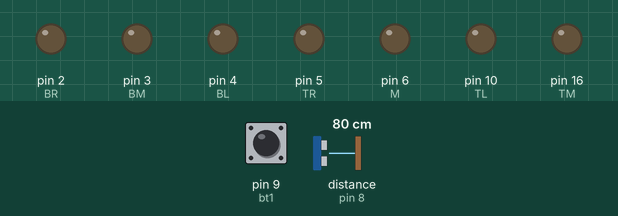
Bench run of a sketch on a simulated Arduino Uno, built with avr-gcc and run on an emulated ATmega328P. Parts: output pins drawn as LEDs (lit = HIGH). Wiring (inferred from the names in the program): ultrasonic range finder: trigger pin 7; echo pin 8. Dashed ring = blinking. The test bench sets the inputs (shaded band); at power-on: distance to the obstacle (sensor on pin 8) 80 cm, pin 9 (bt1) HIGH. The echo pulse lasts 58.3 µs per cm; pins used as bus, display or sensor lines are not drawn.

Above: at 1.2 s.
1.3 s: distance to the obstacle (sensor on pin 8) set to 30 cm
2.8 s: distance to the obstacle (sensor on pin 8) set to 24 cm
At 4.0 s:
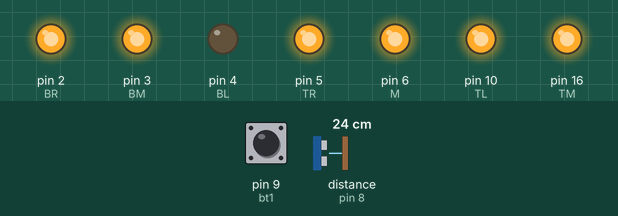
4.3 s: distance to the obstacle (sensor on pin 8) set to 22 cm
At 4.8 s:
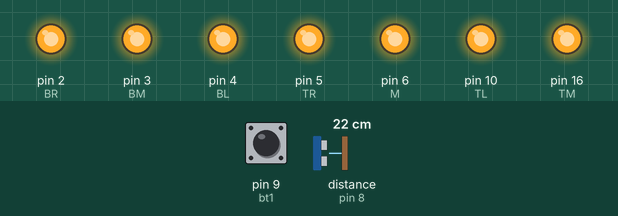
5.9 s: distance to the obstacle (sensor on pin 8) set to 2 cm
At 6.6 s:
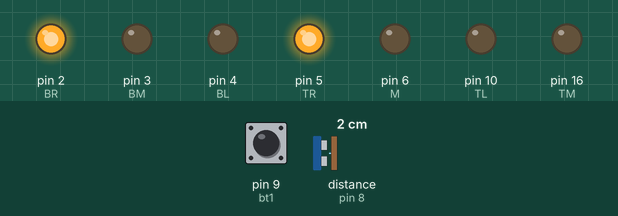
7.5 s: pin 9 (bt1) pulled LOW for 0.25 s
At 7.99 s:
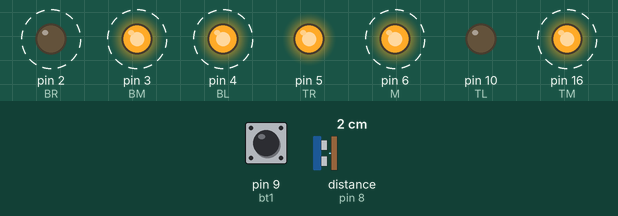
10.6 s: distance to the obstacle (sensor on pin 8) set to 4 cm
At 11.0 s:
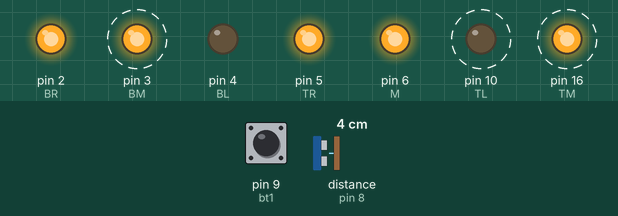
Timing chart, 0 to 14.6 s (numbered marks = the images above; inputs shaded):
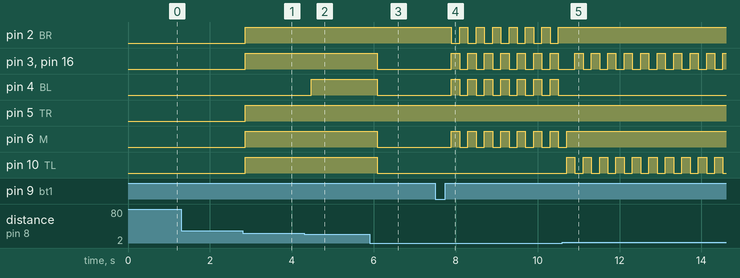

The sketch:

ModificationCodeDisplay.ino
```cpp
const int trigPin = 7;
const int echoPin = 8;
const int TR = 5;
const int BR = 2;
const int TL = 10;
const int BL = 4;
const int M = 6;
const int BM = 3;
const int TM = 16;
int bt1 = 9;
int switcher = 0;
void setup()
{
  // define pin modes

pinMode(bt1,INPUT_PULLUP);
 pinMode(BR,OUTPUT);
 pinMode(TL,OUTPUT);
 pinMode(BL,OUTPUT);
 pinMode(M,OUTPUT);
 pinMode(BM,OUTPUT);
 pinMode(13,INPUT_PULLUP);
 pinMode(TM,OUTPUT);
   pinMode(trigPin, OUTPUT);pinMode(TR,OUTPUT);
  pinMode(echoPin, INPUT);

}

void loop()
{
if (digitalRead(bt1)==LOW){
  if(switcher == 0){
    switcher =1;
  }
  else{
    switcher = 0;
  }
}
 if (switcher == 0){

long duration, distancecm, distance;
    digitalWrite(trigPin, LOW);
    delayMicroseconds(2);
    digitalWrite(trigPin, HIGH);
    delayMicroseconds(10);
    digitalWrite(trigPin, LOW);
    duration = pulseIn(echoPin, HIGH);
    distancecm = (duration / 2) / 29.1;
    distance = distancecm * 0.393701;
if(distance==9){
  digitalWrite(TR,HIGH);
  digitalWrite(BR,HIGH);
  digitalWrite(TL,HIGH);
  digitalWrite(BL,LOW);
  digitalWrite(M,HIGH);
  digitalWrite(BM,HIGH);
  digitalWrite(TM,HIGH);
}
else if(distance<=1){
    digitalWrite(TR,HIGH);
  digitalWrite(BR,HIGH);
  digitalWrite(TL,LOW);
  digitalWrite(BL,LOW);
  digitalWrite(M,LOW);
  digitalWrite(BM,LOW);
  digitalWrite(TM,LOW);
}
else if(distance<=2){
  digitalWrite(TR,HIGH);
  digitalWrite(BR,LOW);
  digitalWrite(TL,LOW);
  digitalWrite(BL,HIGH);
  digitalWrite(M,HIGH);
  digitalWrite(BM,HIGH);
  digitalWrite(TM,HIGH);
}
else if(distance<=3){
  digitalWrite(TR,HIGH);
  digitalWrite(BR,HIGH);
  digitalWrite(TL,LOW);
  digitalWrite(BL,LOW);
  digitalWrite(M,HIGH);
  digitalWrite(M,HIGH);
  digitalWrite(BM,HIGH);
  digitalWrite(TM,HIGH);
}
else if(distance<=4){
  digitalWrite(TR,HIGH);
  digitalWrite(BR,HIGH);
  digitalWrite(TL,HIGH);
  digitalWrite(BL,LOW);
  digitalWrite(M,HIGH);
  digitalWrite(BM,LOW);
  digitalWrite(TM,LOW);
}
else if(distance<=5){
  digitalWrite(TR,LOW);
  digitalWrite(BR,HIGH);
  digitalWrite(TL,HIGH);
  digitalWrite(BL,LOW);
  digitalWrite(M,HIGH);
  digitalWrite(BM,HIGH);
  digitalWrite(TM,HIGH);
}
else if(distance<=6){
  digitalWrite(TR,LOW);
  digitalWrite(BR,HIGH);
  digitalWrite(TL,HIGH);
  digitalWrite(BL,HIGH);
  digitalWrite(M,HIGH);
  digitalWrite(BM,HIGH);
  digitalWrite(TM,HIGH);
}
else if(distance<=7){
  digitalWrite(TR,HIGH);
  digitalWrite(BR,HIGH);
  digitalWrite(TL,LOW);
  digitalWrite(BL,LOW);
  digitalWrite(M,LOW);
  digitalWrite(BM,LOW);
  digitalWrite(TM,HIGH);
}
else if(distance<=8){
   digitalWrite(TR,HIGH);
  digitalWrite(BR,HIGH);
  digitalWrite(TL,HIGH);
  digitalWrite(BL,HIGH);
  digitalWrite(M,HIGH);
  digitalWrite(BM,HIGH);
  digitalWrite(TM,HIGH);
} else{
  digitalWrite(TR,LOW);
  digitalWrite(BR,LOW);
  digitalWrite(TL,LOW);
  digitalWrite(BL,LOW);
  digitalWrite(M,LOW);
  digitalWrite(BM,LOW);
  digitalWrite(TM,LOW);
}
 Serial.print(distance);
 Serial.println("in");
delay(200);
}
 if (switcher == 1){
long duration, distance;
    digitalWrite(trigPin, LOW);
    delayMicroseconds(2);
    digitalWrite(trigPin, HIGH);
    delayMicroseconds(10);
    digitalWrite(trigPin, LOW);
    duration = pulseIn(echoPin, HIGH);
    distance = (duration / 2) / 29.1;
if(distance==9){
  digitalWrite(TR,HIGH);
  digitalWrite(BR,HIGH);
  digitalWrite(TL,HIGH);
  digitalWrite(BL,LOW);
  digitalWrite(M,HIGH);
  digitalWrite(BM,HIGH);
  digitalWrite(TM,HIGH);
}
else if(distance<=1){
    digitalWrite(TR,HIGH);
  digitalWrite(BR,HIGH);
  digitalWrite(TL,LOW);
  digitalWrite(BL,LOW);
  digitalWrite(M,LOW);
  digitalWrite(BM,LOW);
  digitalWrite(TM,LOW);
}
else if(distance<=2){
  digitalWrite(TR,HIGH);
  digitalWrite(BR,LOW);
  digitalWrite(TL,LOW);
  digitalWrite(BL,HIGH);
  digitalWrite(M,HIGH);
  digitalWrite(BM,HIGH);
  digitalWrite(TM,HIGH);
}
else if(distance<=3){
  digitalWrite(TR,HIGH);
  digitalWrite(BR,HIGH);
  digitalWrite(TL,LOW);
  digitalWrite(BL,LOW);
  digitalWrite(M,HIGH);
  digitalWrite(M,HIGH);
  digitalWrite(BM,HIGH);
  digitalWrite(TM,HIGH);
}
else if(distance<=4){
  digitalWrite(TR,HIGH);
  digitalWrite(BR,HIGH);
  digitalWrite(TL,HIGH);
  digitalWrite(BL,LOW);
  digitalWrite(M,HIGH);
  digitalWrite(BM,LOW);
  digitalWrite(TM,LOW);
}
else if(distance<=5){
  digitalWrite(TR,LOW);
  digitalWrite(BR,HIGH);
  digitalWrite(TL,HIGH);
  digitalWrite(BL,LOW);
  digitalWrite(M,HIGH);
  digitalWrite(BM,HIGH);
  digitalWrite(TM,HIGH);
}
else if(distance<=6){
  digitalWrite(TR,LOW);
  digitalWrite(BR,HIGH);
  digitalWrite(TL,HIGH);
  digitalWrite(BL,HIGH);
  digitalWrite(M,HIGH);
  digitalWrite(BM,HIGH);
  digitalWrite(TM,HIGH);
}
else if(distance<=7){
  digitalWrite(TR,HIGH);
  digitalWrite(BR,HIGH);
  digitalWrite(TL,LOW);
  digitalWrite(BL,LOW);
  digitalWrite(M,LOW);
  digitalWrite(BM,LOW);
  digitalWrite(TM,HIGH);
}
else if(distance<=8){
   digitalWrite(TR,HIGH);
  digitalWrite(BR,HIGH);
  digitalWrite(TL,HIGH);
  digitalWrite(BL,HIGH);
  digitalWrite(M,HIGH);
  digitalWrite(BM,HIGH);
  digitalWrite(TM,HIGH);
} else{
  digitalWrite(TR,LOW);
  digitalWrite(BR,LOW);
  digitalWrite(TL,LOW);
  digitalWrite(BL,LOW);
  digitalWrite(M,LOW);
  digitalWrite(BM,LOW);
  digitalWrite(TM,LOW);
}
 Serial.print(distance);
 Serial.println("cm");
delay(200);
}
}
```

Measured:
- the behaviour switches between 27 and 26 cm on distance to the obstacle (sensor on pin 8) (found by bisection; images 0 and 1)
- the behaviour switches between 24 and 23 cm on distance to the obstacle (sensor on pin 8) (found by bisection; images 1 and 2)
- after the input at 1.3 s, every drawn part: stays the same
- after the input at 2.8 s, pin 2 (BR), pin 3 (BM), pin 5 (TR), pin 6 (M), pin 10 (TL), pin 16 (TM): LOW → HIGH after 0.06 s
- after the input at 4.3 s, pin 4 (BL): LOW → HIGH after 0.17 s
- after the input at 5.9 s, pin 3 (BM), pin 4 (BL), pin 6 (M), pin 10 (TL), pin 16 (TM): HIGH → LOW after 0.19 s
- after the input at 7.5 s, pin 2 (BR), pin 3 (BM), pin 4 (BL), pin 6 (M), pin 16 (TM): alternates HIGH for 0.20 s and LOW for 0.20 s, starting after 0.40 s
- after the input at 10.6 s, pin 2 (BR): stops changing and stays HIGH; pin 4 (BL): stops changing and stays LOW; pin 6 (M): goes on until 10.7 s, then stays HIGH; pin 10 (TL): alternates HIGH for 0.20 s and LOW for 0.20 s, starting after 0.11 s
